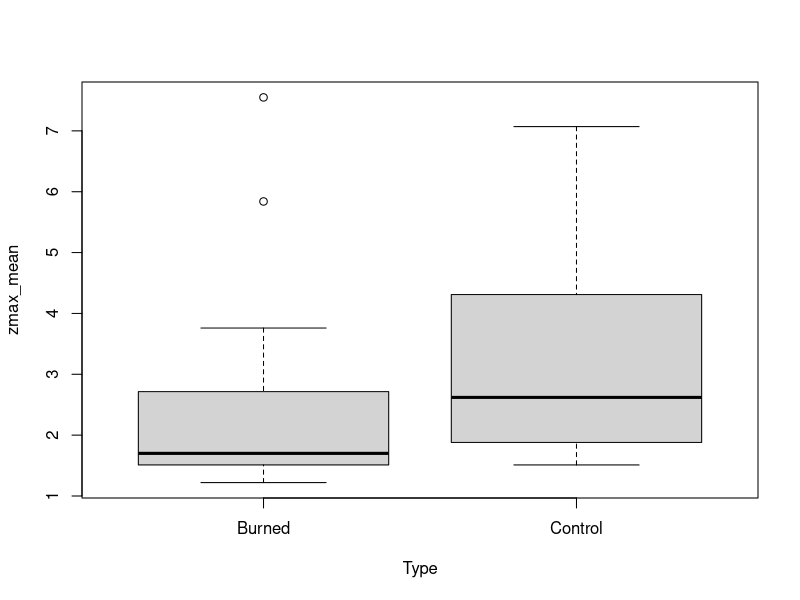
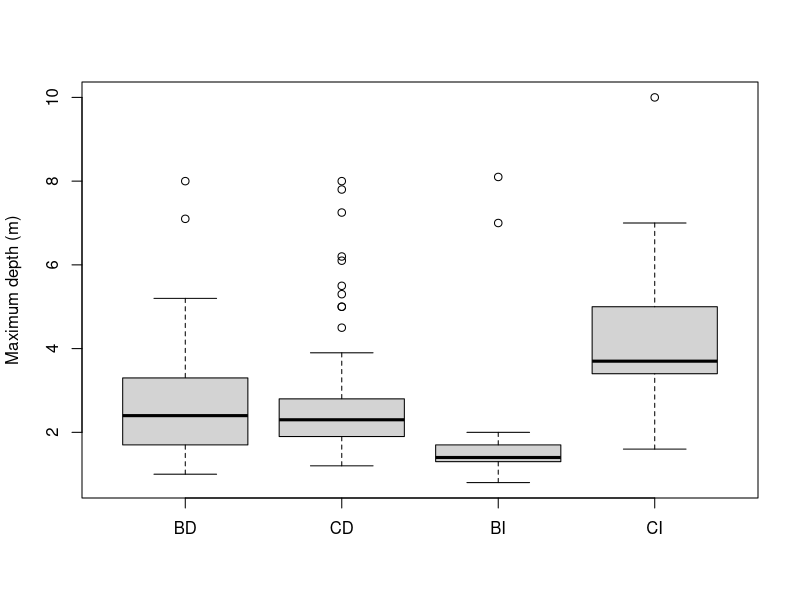
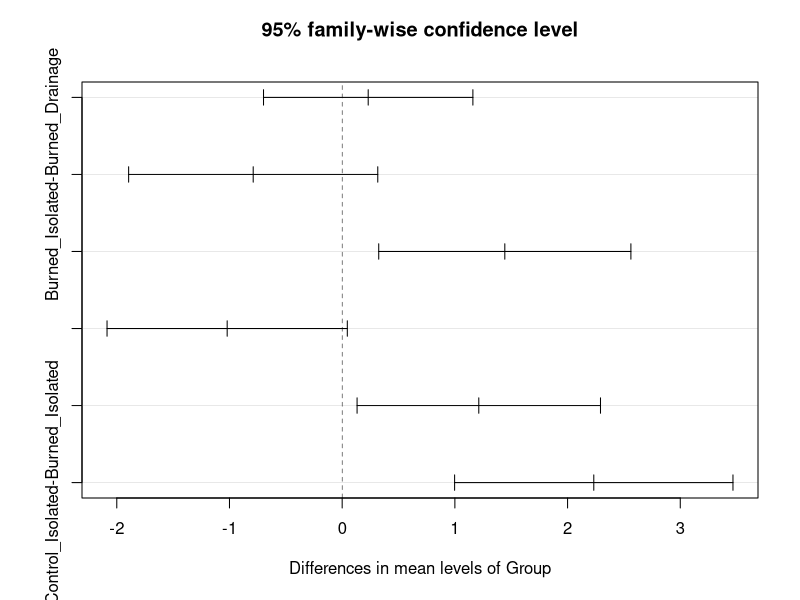
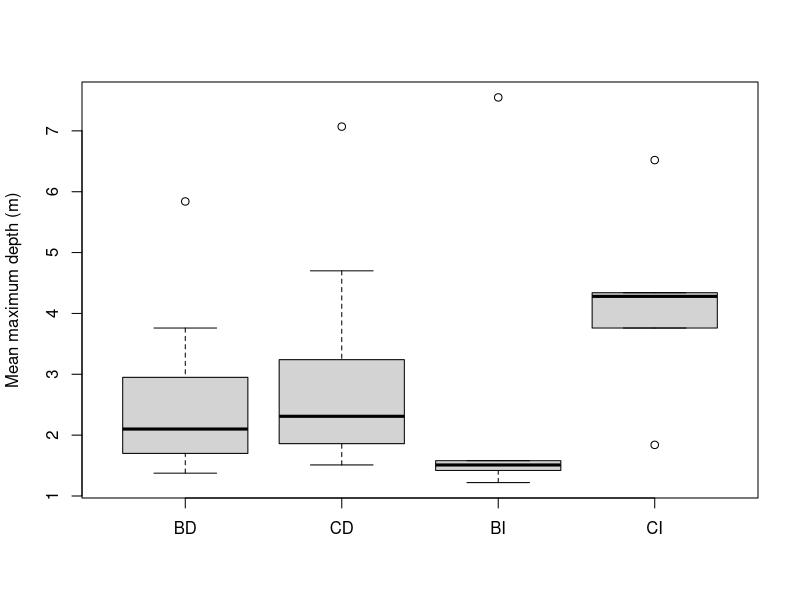

These figures' R source, in order:
############### How does water quality vary with depth? #######################
# Date: 12-8-22
# updated: 12-29-22; analyze max depths by lake groups
# Author: Ian McCullough, immccull@gmail.com
###############################################################################

#### R libraries ####
library(Hmisc)
library(dplyr)
library(tidyverse)

#### Input data ####
setwd("C:/Users/immcc/Documents/SplashNBurn")

# water quality
waterquality <- read.csv("Data/WaterQuality/combined_lab_field_may_sep.csv")

#### Main program ####
waterquality$logSecchi <- log(waterquality$SecchiDepth_m)
waterquality$logWaterTemp <- log(waterquality$WaterTemp_C)
waterquality_ext <- waterquality[,c('logTP','logTN','logDOC','logSecchi',
                                    'logTSS','logChloro','pH', 'logWaterTemp',
                                    'zMax_m',
                                    'lagoslakeid','Site','Month','Type','Group')] 

mayWQ <- subset(waterquality_ext, Month==5)
junWQ <- subset(waterquality_ext, Month==6)
julWQ <- subset(waterquality_ext, Month==7)
augWQ <- subset(waterquality_ext, Month==8)
sepWQ <- subset(waterquality_ext, Month==9)

## data pooled across all months, but not averaged across for each lake
# i.e., to account for fact that max depth varies in a given lake seasonally
burned_drainage <- subset(waterquality_ext, Group=='Burned_Drainage')
burned_isolated <- subset(waterquality_ext, Group=='Burned_Isolated')
control_drainage <- subset(waterquality_ext, Group=='Control_Drainage')
control_isolated <- subset(waterquality_ext, Group=='Control_Isolated')
all_burned <- subset(waterquality_ext, Type=='Burned')
all_control <- subset(waterquality_ext, Type=='Control')

options(scipen=999)

# all lakes pooled (probably not very useful)
cormat_pooled <- rcorr(as.matrix(waterquality_ext[,c(1:10)]), type='pearson')
cormat_pooled_r <- as.data.frame(cormat_pooled$r)
cormat_pooled_p <- as.data.frame(cormat_pooled$P)
cormat_pooled <- data.frame(var=rownames(cormat_pooled_r), zmax_r=cormat_pooled_r$zMax_m, zmax_p=cormat_pooled_p$zMax_m)
cormat_pooled <- cormat_pooled[1:9,]

# burned only
cormat_allburned <- rcorr(as.matrix(all_burned[,c(1:10)]), type='pearson')
cormat_allburned_r <- as.data.frame(cormat_allburned$r)
cormat_allburned_p <- as.data.frame(cormat_allburned$P)
cormat_allburned <- data.frame(var=rownames(cormat_allburned_r), zmax_r_allburned=cormat_allburned_r$zMax_m, zmax_p_allburned=cormat_allburned_p$zMax_m)
cormat_allburned <- cormat_allburned[1:9,]

# control only
cormat_allcontrol <- rcorr(as.matrix(all_control[,c(1:10)]), type='pearson')
cormat_allcontrol_r <- as.data.frame(cormat_allcontrol$r)
cormat_allcontrol_p <- as.data.frame(cormat_allcontrol$P)
cormat_allcontrol <- data.frame(var=rownames(cormat_allcontrol_r), zmax_r_allcontrol=cormat_allcontrol_r$zMax_m, zmax_p_allcontrol=cormat_allcontrol_p$zMax_m)
cormat_allcontrol <- cormat_allcontrol[1:9,]

# individual lake groups
cormat_burned_drainage <- rcorr(as.matrix(burned_drainage[,c(1:10)]), type='pearson')
cormat_burned_drainage_r <- as.data.frame(cormat_burned_drainage$r)
cormat_burned_drainage_p <- as.data.frame(cormat_burned_drainage$P)
cormat_burned_drainage <- data.frame(var=rownames(cormat_burned_drainage_r), zmax_r_BD=cormat_burned_drainage_r$zMax_m, zmax_p_BD=cormat_burned_drainage_p$zMax_m)
cormat_burned_drainage <- cormat_burned_drainage[1:9,]

cormat_burned_isolated <- rcorr(as.matrix(burned_isolated[,c(1:10)]), type='pearson')
cormat_burned_isolated_r <- as.data.frame(cormat_burned_isolated$r)
cormat_burned_isolated_p <- as.data.frame(cormat_burned_isolated$P)
cormat_burned_isolated <- data.frame(var=rownames(cormat_burned_isolated_r), zmax_r_BI=cormat_burned_isolated_r$zMax_m, zmax_p_BI=cormat_burned_isolated_p$zMax_m)
cormat_burned_isolated <- cormat_burned_isolated[1:9,]

cormat_control_drainage <- rcorr(as.matrix(control_drainage[,c(1:10)]), type='pearson')
cormat_control_drainage_r <- as.data.frame(cormat_control_drainage$r)
cormat_control_drainage_p <- as.data.frame(cormat_control_drainage$P)
cormat_control_drainage <- data.frame(var=rownames(cormat_control_drainage_r), zmax_r_CD=cormat_control_drainage_r$zMax_m, zmax_p_CD=cormat_control_drainage_p$zMax_m)
cormat_control_drainage <- cormat_control_drainage[1:9,]

cormat_control_isolated <- rcorr(as.matrix(control_isolated[,c(1:10)]), type='pearson')
cormat_control_isolated_r <- as.data.frame(cormat_control_isolated$r)
cormat_control_isolated_p <- as.data.frame(cormat_control_isolated$P)
cormat_control_isolated <- data.frame(var=rownames(cormat_control_isolated_r), zmax_r_CI=cormat_control_isolated_r$zMax_m, zmax_p_CI=cormat_control_isolated_p$zMax_m)
cormat_control_isolated <- cormat_control_isolated[1:9,]

temp_list <- list(cormat_burned_drainage, cormat_control_drainage, 
                  cormat_burned_isolated, cormat_control_isolated,
                  cormat_allburned, cormat_allcontrol)
cormat_pooled_summary <- temp_list %>% reduce(full_join, by='var')
#write.csv(cormat_pooled_summary[c(1:8),], file='Data/Correlation_matrices/waterquality_vs_depth_summary.csv', row.names=F)

# ## means across all months
# allmonths_means <- waterquality_ext %>%
#   dplyr::group_by(lagoslakeid) %>%
#   dplyr::summarize(meanlogTP=mean(logTP, na.rm=T),
#             meanlogTN=mean(logTN, na.rm=T),
#             meanlogDOC=mean(logDOC, na.rm=T),
#             meanlogChloro=mean(logChloro, na.rm=T),
#             meanlogTSS=mean(logTSS, na.rm=T),
#             meanlogSecchi=mean(logSecchi, na.rm=T),
#             meanpH=mean(pH, na.rm=T),
#             meanlogWaterTemp=mean(logWaterTemp, na.rm=T))
# allmonths_means <- merge(allmonths_means, junWQ[,c('lagoslakeid','zMax_m','Type','Group')], by='lagoslakeid')
# allmonths_means_burned <- subset(allmonths_means, Type=='Burned')
# allmonths_means_control <- subset(allmonths_means, Type=='Control')
# 
# cormat_all <- rcorr(as.matrix(allmonths_means[,c(1:10)]), type='pearson')
# cormat_all_r <- as.data.frame(cormat_all$r)
# cormat_all_p <- as.data.frame(cormat_all$P)
# cormat_all <- data.frame(var=rownames(cormat_all_r), zmax_r=cormat_all_r$zMax_m, zmax_p=cormat_all_p$zMax_m)
# cormat_all <- cormat_all[2:9,]
# 
# cormat_all_burned <- rcorr(as.matrix(allmonths_means_burned[,c(1:10)]), type='pearson')
# cormat_all_burned_r <- as.data.frame(cormat_all_burned$r)
# cormat_all_burned_p <- as.data.frame(cormat_all_burned$P)
# cormat_all_burned <- data.frame(var=rownames(cormat_all_burned_r), zmax_r_burned=cormat_all_burned_r$zMax_m, zmax_p_burned=cormat_all_burned_p$zMax_m)
# cormat_all_burned <- cormat_all_burned[2:9,]
# 
# cormat_all_control <- rcorr(as.matrix(allmonths_means_control[,c(1:10)]), type='pearson')
# cormat_all_control_r <- as.data.frame(cormat_all_control$r)
# cormat_all_control_p <- as.data.frame(cormat_all_control$P)
# cormat_all_control <- data.frame(var=rownames(cormat_all_control_r), zmax_r_control=cormat_all_control_r$zMax_m, zmax_p_control=cormat_all_control_p$zMax_m)
# cormat_all_control <- cormat_all_control[2:9,]
# 
# temp_list <- list(cormat_all, cormat_all_burned, cormat_all_control)
# cormat_all_summary <- temp_list %>% reduce(full_join, by='var')
# 
# # May
# mayWQ_burned <- subset(mayWQ, Type=='Burned')
# mayWQ_control <- subset(mayWQ, Type=='Control')
# cormat_may <- rcorr(as.matrix(mayWQ[,c(1:9)]), type='pearson')
# cormat_may_r <- as.data.frame(cormat_may$r)
# cormat_may_p <- as.data.frame(cormat_may$P)
# cormat_may <- data.frame(var=rownames(cormat_may_r), zmax_r=cormat_may_r$zMax_m, zmax_p=cormat_may_p$zMax_m)
# cormat_may <- cormat_may[1:8,]
# 
# cormat_may_burned <- rcorr(as.matrix(mayWQ_burned[,c(1:9)]), type='pearson')
# cormat_may_burned_r <- as.data.frame(cormat_may_burned$r)
# cormat_may_burned_p <- as.data.frame(cormat_may_burned$P)
# cormat_may_burned <- data.frame(var=rownames(cormat_may_burned_r), zmax_r_burned=cormat_may_burned_r$zMax_m, zmax_p_burned=cormat_may_burned_p$zMax_m)
# cormat_may_burned <- cormat_may_burned[1:8,]
# 
# cormat_may_control <- rcorr(as.matrix(mayWQ_control[,c(1:9)]), type='pearson')
# cormat_may_control_r <- as.data.frame(cormat_may_control$r)
# cormat_may_control_p <- as.data.frame(cormat_may_control$P)
# cormat_may_control <- data.frame(var=rownames(cormat_may_control_r), zmax_r_control=cormat_may_control_r$zMax_m, zmax_p_control=cormat_may_control_p$zMax_m)
# cormat_may_control <- cormat_may_control[1:8,]
# 
# temp_list <- list(cormat_may, cormat_may_burned, cormat_may_control)
# cormat_may_summary <- temp_list %>% reduce(full_join, by='var')
# 
# # June
# junWQ_burned <- subset(junWQ, Type=='Burned')
# junWQ_control <- subset(junWQ, Type=='Control')
# cormat_jun <- rcorr(as.matrix(junWQ[,c(1:9)]), type='pearson')
# cormat_jun_r <- as.data.frame(cormat_jun$r)
# cormat_jun_p <- as.data.frame(cormat_jun$P)
# cormat_jun <- data.frame(var=rownames(cormat_jun_r), zmax_r=cormat_jun_r$zMax_m, zmax_p=cormat_jun_p$zMax_m)
# cormat_jun <- cormat_jun[1:8,]
# 
# cormat_jun_burned <- rcorr(as.matrix(junWQ_burned[,c(1:9)]), type='pearson')
# cormat_jun_burned_r <- as.data.frame(cormat_jun_burned$r)
# cormat_jun_burned_p <- as.data.frame(cormat_jun_burned$P)
# cormat_jun_burned <- data.frame(var=rownames(cormat_jun_burned_r), zmax_r_burned=cormat_jun_burned_r$zMax_m, zmax_p_burned=cormat_jun_burned_p$zMax_m)
# cormat_jun_burned <- cormat_jun_burned[1:8,]
# 
# cormat_jun_control <- rcorr(as.matrix(junWQ_control[,c(1:9)]), type='pearson')
# cormat_jun_control_r <- as.data.frame(cormat_jun_control$r)
# cormat_jun_control_p <- as.data.frame(cormat_jun_control$P)
# cormat_jun_control <- data.frame(var=rownames(cormat_jun_control_r), zmax_r_control=cormat_jun_control_r$zMax_m, zmax_p_control=cormat_jun_control_p$zMax_m)
# cormat_jun_control <- cormat_jun_control[1:8,]
# 
# temp_list <- list(cormat_jun, cormat_jun_burned, cormat_jun_control)
# cormat_jun_summary <- temp_list %>% reduce(full_join, by='var')
# 
# # July
# julWQ_burned <- subset(julWQ, Type=='Burned')
# julWQ_control <- subset(julWQ, Type=='Control')
# cormat_jul <- rcorr(as.matrix(julWQ[,c(1:9)]), type='pearson')
# cormat_jul_r <- as.data.frame(cormat_jul$r)
# cormat_jul_p <- as.data.frame(cormat_jul$P)
# cormat_jul <- data.frame(var=rownames(cormat_jul_r), zmax_r=cormat_jul_r$zMax_m, zmax_p=cormat_jul_p$zMax_m)
# cormat_jul <- cormat_jul[1:8,]
# 
# cormat_jul_burned <- rcorr(as.matrix(julWQ_burned[,c(1:9)]), type='pearson')
# cormat_jul_burned_r <- as.data.frame(cormat_jul_burned$r)
# cormat_jul_burned_p <- as.data.frame(cormat_jul_burned$P)
# cormat_jul_burned <- data.frame(var=rownames(cormat_jul_burned_r), zmax_r_burned=cormat_jul_burned_r$zMax_m, zmax_p_burned=cormat_jul_burned_p$zMax_m)
# cormat_jul_burned <- cormat_jul_burned[1:8,]
# 
# cormat_jul_control <- rcorr(as.matrix(julWQ_control[,c(1:9)]), type='pearson')
# cormat_jul_control_r <- as.data.frame(cormat_jul_control$r)
# cormat_jul_control_p <- as.data.frame(cormat_jul_control$P)
# cormat_jul_control <- data.frame(var=rownames(cormat_jul_control_r), zmax_r_control=cormat_jul_control_r$zMax_m, zmax_p_control=cormat_jul_control_p$zMax_m)
# cormat_jul_control <- cormat_jul_control[1:8,]
# 
# temp_list <- list(cormat_jul, cormat_jul_burned, cormat_jul_control)
# cormat_jul_summary <- temp_list %>% reduce(full_join, by='var')
# 
# # Aug
# augWQ_burned <- subset(augWQ, Type=='Burned')
# augWQ_control <- subset(augWQ, Type=='Control')
# cormat_aug <- rcorr(as.matrix(augWQ[,c(1:9)]), type='pearson')
# cormat_aug_r <- as.data.frame(cormat_aug$r)
# cormat_aug_p <- as.data.frame(cormat_aug$P)
# cormat_aug <- data.frame(var=rownames(cormat_aug_r), zmax_r=cormat_aug_r$zMax_m, zmax_p=cormat_aug_p$zMax_m)
# cormat_aug <- cormat_aug[1:8,]
# 
# cormat_aug_burned <- rcorr(as.matrix(augWQ_burned[,c(1:9)]), type='pearson')
# cormat_aug_burned_r <- as.data.frame(cormat_aug_burned$r)
# cormat_aug_burned_p <- as.data.frame(cormat_aug_burned$P)
# cormat_aug_burned <- data.frame(var=rownames(cormat_aug_burned_r), zmax_r_burned=cormat_aug_burned_r$zMax_m, zmax_p_burned=cormat_aug_burned_p$zMax_m)
# cormat_aug_burned <- cormat_aug_burned[1:8,]
# 
# cormat_aug_control <- rcorr(as.matrix(augWQ_control[,c(1:9)]), type='pearson')
# cormat_aug_control_r <- as.data.frame(cormat_aug_control$r)
# cormat_aug_control_p <- as.data.frame(cormat_aug_control$P)
# cormat_aug_control <- data.frame(var=rownames(cormat_aug_control_r), zmax_r_control=cormat_aug_control_r$zMax_m, zmax_p_control=cormat_aug_control_p$zMax_m)
# cormat_aug_control <- cormat_aug_control[1:8,]
# 
# temp_list <- list(cormat_aug, cormat_aug_burned, cormat_aug_control)
# cormat_aug_summary <- temp_list %>% reduce(full_join, by='var')
# 
# # Sep
# sepWQ_burned <- subset(sepWQ, Type=='Burned')
# sepWQ_control <- subset(sepWQ, Type=='Control')
# cormat_sep <- rcorr(as.matrix(sepWQ[,c(1:9)]), type='pearson')
# cormat_sep_r <- as.data.frame(cormat_sep$r)
# cormat_sep_p <- as.data.frame(cormat_sep$P)
# cormat_sep <- data.frame(var=rownames(cormat_sep_r), zmax_r=cormat_sep_r$zMax_m, zmax_p=cormat_sep_p$zMax_m)
# cormat_sep <- cormat_sep[1:8,]
# 
# cormat_sep_burned <- rcorr(as.matrix(sepWQ_burned[,c(1:9)]), type='pearson')
# cormat_sep_burned_r <- as.data.frame(cormat_sep_burned$r)
# cormat_sep_burned_p <- as.data.frame(cormat_sep_burned$P)
# cormat_sep_burned <- data.frame(var=rownames(cormat_sep_burned_r), zmax_r_burned=cormat_sep_burned_r$zMax_m, zmax_p_burned=cormat_sep_burned_p$zMax_m)
# cormat_sep_burned <- cormat_sep_burned[1:8,]
# 
# cormat_sep_control <- rcorr(as.matrix(sepWQ_control[,c(1:9)]), type='pearson')
# cormat_sep_control_r <- as.data.frame(cormat_sep_control$r)
# cormat_sep_control_p <- as.data.frame(cormat_sep_control$P)
# cormat_sep_control <- data.frame(var=rownames(cormat_sep_control_r), zmax_r_control=cormat_sep_control_r$zMax_m, zmax_p_control=cormat_sep_control_p$zMax_m)
# cormat_sep_control <- cormat_sep_control[1:8,]
# 
# temp_list <- list(cormat_sep, cormat_sep_burned, cormat_sep_control)
# cormat_sep_summary <- temp_list %>% reduce(full_join, by='var')

## calculate average zmax for each lake
zmax_mean <- waterquality_ext %>%
  dplyr::group_by(Site) %>%
  dplyr::summarize(zmax_mean=mean(zMax_m, na.rm=T))
zmax_mean <- merge(zmax_mean, junWQ[,c('Type','lagoslakeid','Site')], by='Site')

boxplot(zmax_mean ~ Type, data=zmax_mean)

# burned vs control
zmax_mean_stats <- waterquality_ext %>%
  dplyr::group_by(Type) %>%
  dplyr::summarize(median=median(zMax_m, na.rm=T),
                   mean=mean(zMax_m, na.rm=T),
                   min=min(zMax_m, na.rm=T),
                   max=max(zMax_m, na.rm=T))

#### Drainage vs isolated depth differences ####
# first analyze with all individual max depth measurements
extrafun <- waterquality[,c('lagoslakeid','Site','Type','ConnClass','Group','zMax_m')]
extrafun$Group <- factor(extrafun$Group, levels=c('Burned_Drainage','Control_Drainage','Burned_Isolated','Control_Isolated'))

boxplot(extrafun$zMax_m ~ extrafun$Group, names=c('BD','CD','BI','CI'),
        xlab='', ylab='Maximum depth (m)')

allmax_aov <- aov(zMax_m ~ Group, data=extrafun)
summary(allmax_aov)
TukeyHSD(allmax_aov)
plot(TukeyHSD(allmax_aov))

# number of depths by group
nDepth <- extrafun %>%
  dplyr::group_by(Group) %>%
  dplyr::summarize(nDepth=n())

allmax_stats <- extrafun %>%
  dplyr::group_by(Group) %>%
  dplyr::summarize(mean=mean(zMax_m, na.rm=T),
                   median=median(zMax_m, na.rm=T),
                   min=min(zMax_m, na.rm=T),
                   max=max(zMax_m, na.rm=T))

# reanalyze with each lake's max depth as mean of max depths for that lake
extrafun_mean <- extrafun %>%
  dplyr::group_by(Site) %>%
  dplyr::summarize(meanmax_m =mean(zMax_m, na.rm=T))

extrafun_mean <- merge(extrafun_mean, waterquality[,c('Site','Group')], by='Site', all=F)
extrafun_mean <- extrafun_mean %>% distinct()

extrafun_mean$Group <- factor(extrafun_mean$Group, levels=c('Burned_Drainage','Control_Drainage','Burned_Isolated','Control_Isolated'))
boxplot(extrafun_mean$meanmax_m ~ extrafun_mean$Group, 
        xlab='', ylab='Mean maximum depth (m)', names=c('BD','CD','BI','CI'))

meanmax_aov <- aov(meanmax_m ~ Group, data=extrafun_mean)
summary(meanmax_aov)

TukeyHSD(meanmax_aov)
